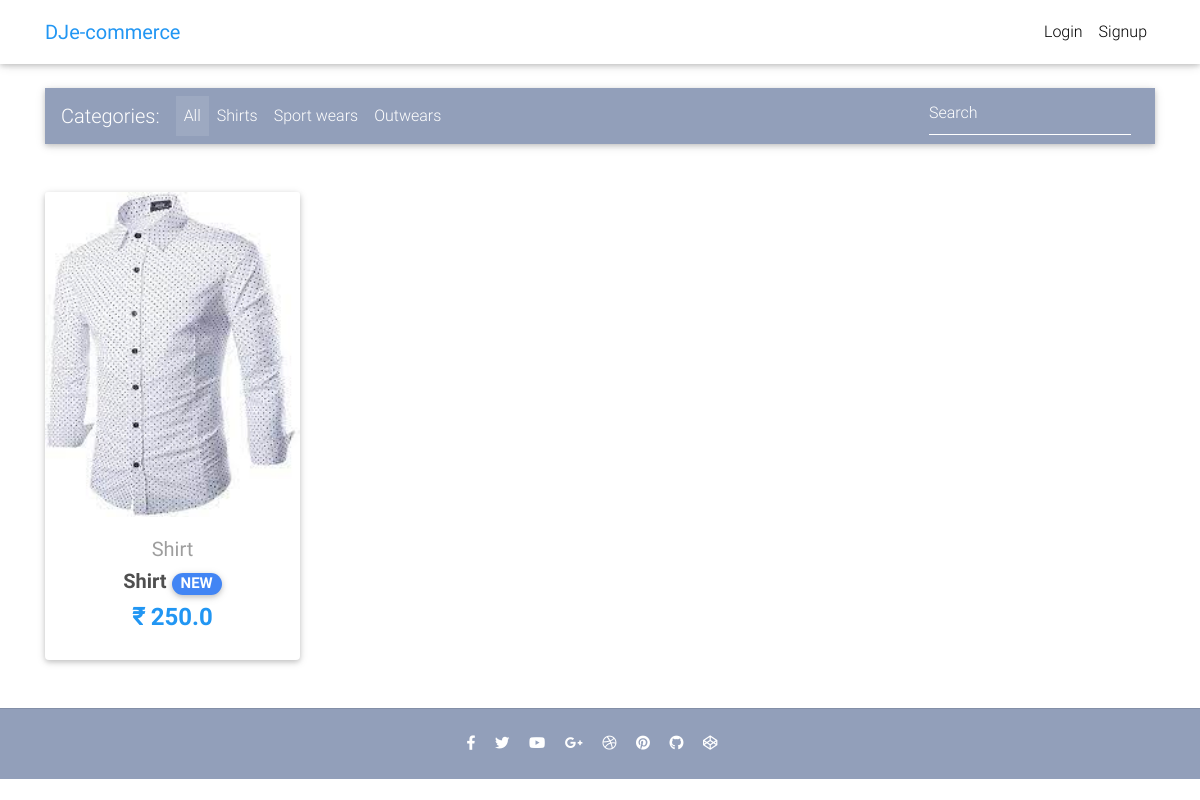
The page / on the database its author committed.
### core/models.py (models this page shows, shortened)
class Item(models.Model):
    title = models.CharField(max_length=100)
    price = models.FloatField()
    discount_price = models.FloatField(blank=True, null=True)
    category = models.CharField(choices=CATEGORY_CHOICES, max_length=2)
    label = models.CharField(choices=LABEL_CHOICES, max_length=1)
    slug = models.SlugField()
    description = models.TextField()
    image = models.ImageField(upload_to="product_images")
    def get_absolute_url(self):
        return reverse("core:product", kwargs={
            'slug': self.slug
        })

### core/views.py (the view)
# urls.py: path('', HomeView.as_view(), name='home'),
class HomeView(ListView):
    model = Item
    paginate_by = 10
    template_name = "home.html"

### templates/home.html (shortened to what this page needs)
{% extends "base.html" %} {% block content %}
<main>
  <div class="container">
    <nav
      class="navbar navbar-expand-lg navbar-dark mdb-color lighten-3 mt-3 mb-5"
    >
      <span class="navbar-brand">Categories:</span>
      <div class="collapse navbar-collapse" id="basicExampleNav">
        <ul class="navbar-nav mr-auto">
          <li class="nav-item active">
            <a class="nav-link" href="#"
              >All
            </a>
          </li>
          <li class="nav-item">
            <a class="nav-link" href="#">Shirts</a>
          </li>
          <li class="nav-item">
            <a class="nav-link" href="#">Sport wears</a>
          </li>
          <li class="nav-item">
            <a class="nav-link" href="#">Outwears</a>
          </li>
        </ul>
        <form class="form-inline">
          <div class="md-form my-0">
            <input
              class="form-control mr-sm-2"
              type="text"
              placeholder="Search"
              aria-label="Search"
            />
          </div>
        </form>
      </div>
    </nav>
    <section class="text-center mb-4">
      <div class="row wow fadeIn">
        {% for item in object_list %}
        <div class="col-lg-3 col-md-6 mb-4">
          <div class="card">
            <div class="view overlay">
              <img src="{{ item.image.url }}" class="card-img-top" />
            </div>
            <div class="card-body text-center">
              <a href="" class="grey-text">
                <h5>{{ item.get_category_display }}</h5>
              </a>
              <h5>
                <strong>
                  <a href="{{ item.get_absolute_url }}" class="dark-grey-text"
                    >{{ item.title }}
                    <span
                      class="badge badge-pill {{ item.get_label_display }}-color"
                      >NEW</span
                    >
                  </a>
                </strong>
              </h5>
              <h4 class="font-weight-bold blue-text">
                <strong
                  >₹ {% if item.discount_price %} {{ item.discount_price }}
                  {%else %} {{ item.price }} {% endif %}
                </strong>
              </h4>
            </div>
          </div>
        </div>
        {% endfor %}
      </div>
    </section>
  </div>
</main>
{% endblock content %}

### templates/base.html (style rules this page uses)
html, body, header, .carousel { height: 60vh; }

### rows shown on the page
Item: image (picture), category "Shirt", title "Shirt", price "250.0"
